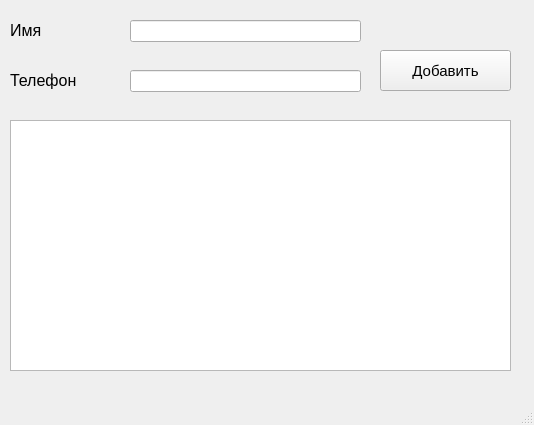
<?xml version="1.0" encoding="UTF-8"?>
<ui version="4.0">
 <class>MainWindow</class>
 <widget class="QMainWindow" name="MainWindow">
  <property name="geometry">
   <rect>
    <x>0</x>
    <y>0</y>
    <width>534</width>
    <height>425</height>
   </rect>
  </property>
  <property name="minimumSize">
   <size>
    <width>534</width>
    <height>425</height>
   </size>
  </property>
  <property name="maximumSize">
   <size>
    <width>534</width>
    <height>425</height>
   </size>
  </property>
  <property name="font">
   <font>
    <family>Arial</family>
    <pointsize>26</pointsize>
   </font>
  </property>
  <property name="windowTitle">
   <string>MainWindow</string>
  </property>
  <widget class="QWidget" name="centralwidget">
   <widget class="QLabel" name="label">
    <property name="geometry">
     <rect>
      <x>10</x>
      <y>10</y>
      <width>41</width>
      <height>41</height>
     </rect>
    </property>
    <property name="font">
     <font>
      <family>Arial</family>
      <pointsize>12</pointsize>
     </font>
    </property>
    <property name="text">
     <string>Имя</string>
    </property>
   </widget>
   <widget class="QLabel" name="label_2">
    <property name="geometry">
     <rect>
      <x>10</x>
      <y>60</y>
      <width>91</width>
      <height>41</height>
     </rect>
    </property>
    <property name="font">
     <font>
      <family>Arial</family>
      <pointsize>12</pointsize>
     </font>
    </property>
    <property name="text">
     <string>Телефон</string>
    </property>
   </widget>
   <widget class="QLineEdit" name="lineEdit">
    <property name="geometry">
     <rect>
      <x>130</x>
      <y>70</y>
      <width>231</width>
      <height>22</height>
     </rect>
    </property>
   </widget>
   <widget class="QLineEdit" name="lineEdit_2">
    <property name="geometry">
     <rect>
      <x>130</x>
      <y>20</y>
      <width>231</width>
      <height>22</height>
     </rect>
    </property>
   </widget>
   <widget class="QPushButton" name="pushButton">
    <property name="geometry">
     <rect>
      <x>380</x>
      <y>50</y>
      <width>131</width>
      <height>41</height>
     </rect>
    </property>
    <property name="font">
     <font>
      <family>Arial</family>
      <pointsize>11</pointsize>
     </font>
    </property>
    <property name="text">
     <string>Добавить</string>
    </property>
   </widget>
   <widget class="QTextEdit" name="textEdit">
    <property name="geometry">
     <rect>
      <x>10</x>
      <y>120</y>
      <width>501</width>
      <height>251</height>
     </rect>
    </property>
   </widget>
  </widget>
  <widget class="QStatusBar" name="statusbar"/>
 </widget>
 <resources/>
 <connections/>
</ui>
